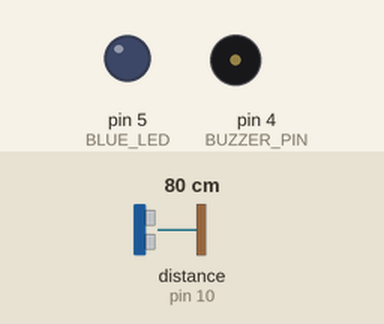
A sketch run on a simulated Arduino Uno, built with avr-gcc and run on an emulated ATmega328P. Shown: output pins drawn as LEDs (lit = HIGH), buzzer (waves = sounding). Wiring (inferred from the names in the program): ultrasonic range finder: trigger pin 11; echo pin 10. Dashed ring = blinking. The test bench sets the inputs (shaded band); at power-on: distance to the obstacle (sensor on pin 10) 80 cm. The echo pulse lasts 58.3 µs per cm; pins used as bus, display or sensor lines are not drawn.

Above: at 1.2 s.
1.3 s: distance to the obstacle (sensor on pin 10) set to 53 cm
2.8 s: distance to the obstacle (sensor on pin 10) set to 47 cm
At 2.92 s:
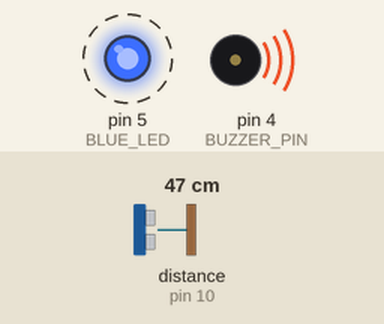
5.8 s: distance to the obstacle (sensor on pin 10) set to 60 cm
At 6.1 s:
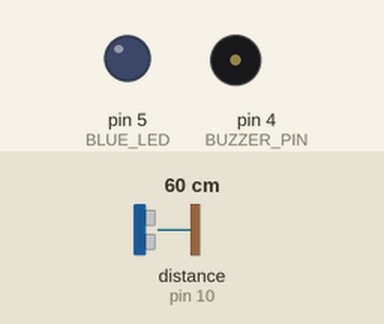
7.3 s: distance to the obstacle (sensor on pin 10) set to 35 cm
At 7.56 s:
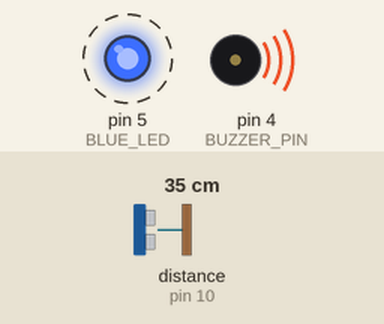
Timing chart, 0 to 11.3 s (numbered marks = the images above; inputs shaded):
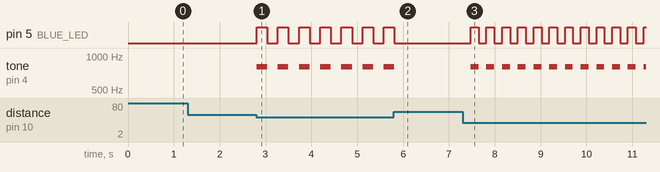

The sketch:

sketch_mar14a.ino
```cpp
#define TRIGGER_PIN 11
#define ECHO_PIN 10
#define BUZZER_PIN 4
#define BLUE_LED 5

#define NOTE_C5  523
#define NOTE_D5  587
#define NOTE_E5  659
#define NOTE_F5  698
#define NOTE_G5  784
#define NOTE_A5  880
#define NOTE_AS5 932
#define NOTE_B5  988

unsigned long time;
unsigned long time1 = 0;
int led_state = LOW;

void setup() {
  pinMode(TRIGGER_PIN, OUTPUT);
  pinMode(ECHO_PIN, INPUT);
  pinMode(BUZZER_PIN, OUTPUT);
  pinMode(BLUE_LED, OUTPUT);
  Serial.begin(9600);
}

int getDistance() {
  digitalWrite(TRIGGER_PIN, LOW);
  delayMicroseconds(2);
  digitalWrite(TRIGGER_PIN, HIGH);
  delayMicroseconds(10);
  digitalWrite(TRIGGER_PIN, LOW);
  long duration = pulseIn(ECHO_PIN, HIGH, 30000);
  int dist = duration * 0.034 / 2;
  return (dist == 0) ? 400 : dist;
}


void playRickRoll() {
  int melody[] = { NOTE_D5, NOTE_E5, NOTE_G5, NOTE_E5, NOTE_B5, NOTE_B5, NOTE_A5,
                   NOTE_D5, NOTE_E5, NOTE_G5, NOTE_E5, NOTE_A5, NOTE_A5, NOTE_G5 };

  int durations[] = { 150, 150, 150, 150, 300, 300, 500,
                      150, 150, 150, 150, 300, 300, 500 };

  for (int i = 0; i < 14; i++) {
    tone(BUZZER_PIN, melody[i]);
    digitalWrite(BLUE_LED, HIGH);
    delay(durations[i]);
    noTone(BUZZER_PIN);
    digitalWrite(BLUE_LED, LOW);
    delay(50);
  }
}

void loop() {
  time = millis();
  int distance = getDistance();

  if (distance > 0 && distance < 10) {
    playRickRoll();
  }
  else if (distance >= 10 && distance < 50) {
    if (time - time1 >= distance * 5) {
      time1 = time;
      led_state = !led_state;
      digitalWrite(BLUE_LED, led_state);

      if (led_state) tone(BUZZER_PIN, 800);
      else noTone(BUZZER_PIN);
    }
  }
  else {
    noTone(BUZZER_PIN);
    digitalWrite(BLUE_LED, LOW);
  }
}
```

Measured:
- the behaviour switches between 51 and 50 cm on distance to the obstacle (sensor on pin 10) (found by bisection; images 0 and 1)
- after the input at 1.3 s, every drawn part: stays the same
- after the input at 2.8 s, pin 5 (BLUE_LED): alternates HIGH for 0.23 s and LOW for 0.23 s, starting at once; tone on pin 4 (BUZZER_PIN): alternates 800 Hz for 0.23 s and silent for 0.23 s, starting at once
- after the input at 5.8 s, pin 5 (BLUE_LED): goes on until 5.8 s, then stays LOW; tone on pin 4 (BUZZER_PIN): goes on until 5.8 s, then stays silent
- after the input at 7.3 s, pin 5 (BLUE_LED): alternates HIGH for 0.17 s and LOW for 0.17 s, starting after 0.18 s; tone on pin 4 (BUZZER_PIN): alternates 800 Hz for 0.17 s and silent for 0.17 s, starting after 0.18 s
